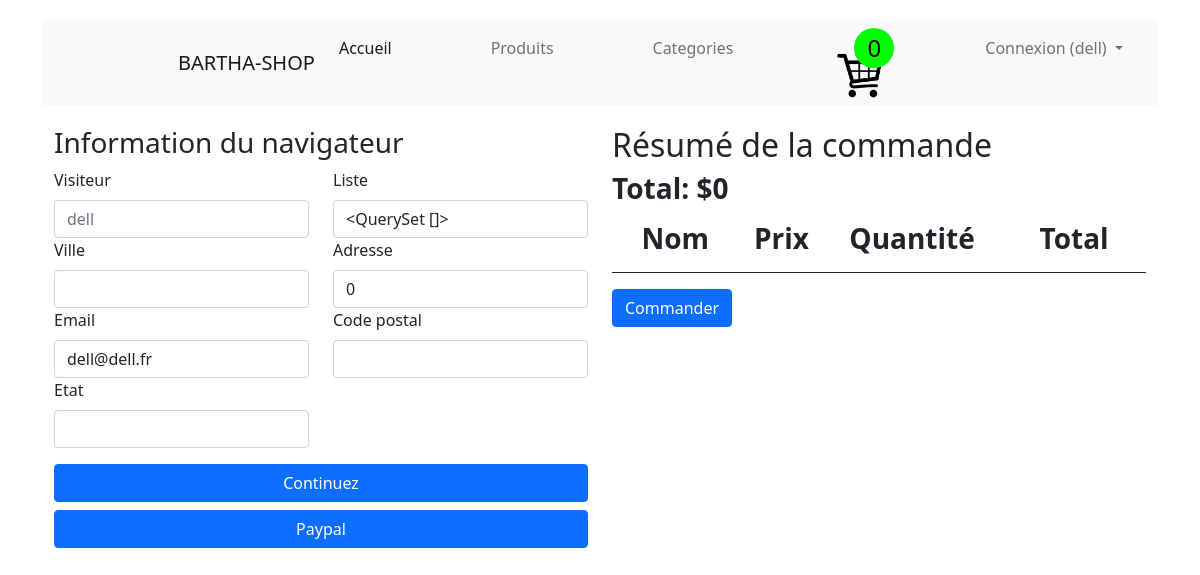
The page /checkout/ (signed in) on the database its author committed.
### accounts/models.py (models this page shows, shortened)
class Visiteur(AbstractUser):
    address = models.CharField(max_length=120)
    email = models.EmailField()

### store/models.py (models this page shows, shortened)
class Cart(models.Model):
    user = models.OneToOneField(AUTH_USER_MODEL, on_delete=models.CASCADE)
    orders = models.ManyToManyField(Order)
    def get_cart_total(self):
        return sum([order.product.price * order.quantity for order in self.orders.all()])
    def get_ordertotal(self):
        return sum([order.quantity for order in self.orders.all()])

### store/views.py (the view, shortened to what this page needs)
# urls.py: path('checkout/', checkout, name="checkout"),
def checkout(request):
    cart = get_object_or_404(Cart, user=request.user)
    total = cart.get_cart_total()
    ordertotal = cart.get_ordertotal()
    return render(request, 'store/checkout.html',context={"orders": cart.orders.all(), "total": total, "ordertotal": ordertotal})

### store/templates/store/checkout.html (shortened to what this page needs)
{% extends 'base.html' %}
{% block content %}
<div class = 'container'>
    <div class = 'row'>
        <div class = 'col-md-6'>
          <div class="uk-width-xlarge uk-margin">
              <div class="uk-card uk-card-small uk-card-default uk-card-body">
                  <form method="POST" class="row g-3" id ='shipping-form'>
                  <div id = 'shippingInfo'>
                      <h3>Information du navigateur</h3>
                      <div class = 'row'>
                          <div class="col-md-6">
                              <label for="visit" class="form-label">Visiteur</label>
                              <input type="text" placeholder="{{ user.username }}" class="form-control" id="visit" name = 'username'>
                           </div>
                          <div class="col-md-6">
                              <label for="items" class="form-label">Liste</label>
                              <input type="text" value="{{ orders  }}" class="form-control" id="items" name = 'items'>
                          </div>
                      </div>
                      <div class="row">
                          <div class="col-md-6">
                              <label for="city" class="form-label">Ville</label>
                              <input type="text" class="form-control" id="city" name = 'city' >
                          </div>
                           <div class="col-md-6">
                              <label for="address" class="form-label">Adresse</label>
                              <input type="text" value="{{ user.address }}" class="form-control" id="address" name = 'address'>
                           </div>
                      </div>
                      <div class = 'row'>
                          <div class="col-md-6">
                              <label for="email" class="form-label">Email</label>
                              <input type="email" value="{{ user.email }}" class="form-control" id="email" name = 'email'>
                            </div>
                            <div class="col-md-6">
                              <label for="zipcode" class="form-label">Code postal</label>
                              <input type="text" class="form-control" id="zipcode" name = 'zipcode' >
                            </div>
                      </div>
                      <div class = 'row'>
                          <div class="col-md-6">
                              <label for="state" class="form-label">Etat</label>
                              <input type="text" class="form-control" id="state" name = 'state'>
                           </div>
                      </div>
                  </div>
                  <div class="col-12">
                      <div class="d-grid gap-2">
                          <button class="btn btn-primary" type="submit" id = 'cbtn' >Continuez</button>
                          <button class="btn btn-primary hidden" type="button" id = 'pbtn'>Paypal</button>
                        </div>
                  </div>
              </form>
              </div>
          </div>
      </div>
        <div class = 'col-md-6'>
            <div class="uk-width-xlarge uk-margin">
                <div class="uk-card uk-card-small uk-card-default uk-card-body"><table class="table">
                    <thead>
                      <tr>
                        <h2>Résumé de la commande</h2>
                        <h3><strong>Total: ${{ total }}</strong></h3>
                        <th scope="col"></th>
                        <th scope="col"><h3><strong>Nom</strong></h3></th>
                        <th scope="col"><h3><strong>Prix</strong></h3></th>
                        <th scope="col"><h3><strong>Quantité</strong></h3></th>
                        <th scope="col"><h3><strong>Total</strong></h3></th>
                      </tr>
                    </thead>
                  </table>
                </div>
            </div>
<p><a class="btn btn-primary" href="{% url 'delete-cart' %}">Commander </a> </p>
        </div>
    </div>
</div>
{% endblock %}

### templates/base.html (shortened to what this page needs)
{% load static %}
<!DOCTYPE html>
<html lang="fr">
<head>
    <link rel="stylesheet" href="{% static 'css/Style.css' %}">
    <link href="https://cdn.jsdelivr.net/npm/bootstrap@5.0.2/dist/css/bootstrap.min.css" rel="stylesheet">
</head>
<body>
  <div class="container">
    <div class="row">
        <div class="col-md-12">
            <nav class="navbar navbar-expand-lg navbar-light bg-light">
              <div class="container-fluid">
                <a class="navbar-brand" href="#">BARTHA-SHOP</a>
                <div class="collapse navbar-collapse" id="navbarNavDropdown">
                  <ul class="navbar-nav">
                    <li class="nav-item">
                      <a class="nav-link active" aria-current="page" href="{% url 'index' %}">Accueil</a>
                    </li>
                      <li class="nav-item">
                      <a class="nav-link" href="{% url 'index' %}">Produits</a>
                    </li>
                    <li class="nav-item">
                      <a class="nav-link" href="#">Categories</a>
                    </li>
                      {% if user.cart %}
                     <form class="d-flex">
                       <a href="{% url 'cart'%}">
                        <div class="cart_container">
                            <img src="{% static 'image/cart1.png' %}" style="max-width: 50px;">
                          <div class="cart-item-count"><h4>{{ user.cart.orders.count }}</h4></div>
                        </div>
                       </a>
                    </form>
                      {% endif %}
                      {% if user.is_authenticated %}
                    <li class="nav-item dropdown">
                      <a class="nav-link dropdown-toggle" href="#" id="navbarDropdownMenuLink" role="button" data-bs-toggle="dropdown" aria-expanded="false">
                        Connexion ({{ user.username }})
                      </a>
                          {% endif %}
                    </li>
                  </ul>
                </div>
              </div>
            </nav>
        </div>
    </div>
      {% block content %}
    {% endblock %}
 </div>
</body>
</html>

### ecommerce/static/css/Style.css (style rules this page uses)
body { margin: 0; padding: 0; font-family: montserrat; background: linear-gradient(120deg, #2980b9, #8e44ad, ); height: 10 0vh; overflow: hidden; }
* { padding: 0px; margin: 0px; box-sizing: border-box; }
.navbar-nav { width: 800px !important; justify-content: space-between !important; }
.navbar-brand { margin-left: 7rem; }
.container-fluid { display: flex !important; justify-content: space-evenly; }
.container { margin: auto; margin-top: 20px; }
.cart_container { width: 70px; height: 70px; border-radius: 5px; display: flex; flex-direction: column; align-items: center; justify-content: end; position: relative; }
.cart_container img { width: 65%; height: 65%; }
.cart-item-count { width: 40px; height: 40px; border-radius: 50%; background-color: lime; position: absolute; top: 0px; right: 0px; display: flex; align-items: center; justify-content: center; color: black }
.cart-item-count h4 { margin: 0px !important; }
.hidden { display: none; }

### rows shown on the page
Visiteur: cart.orders.count "0", username "dell", address "0", email "dell@dell.fr"

### other values the page prints
{{ total }} "0"
